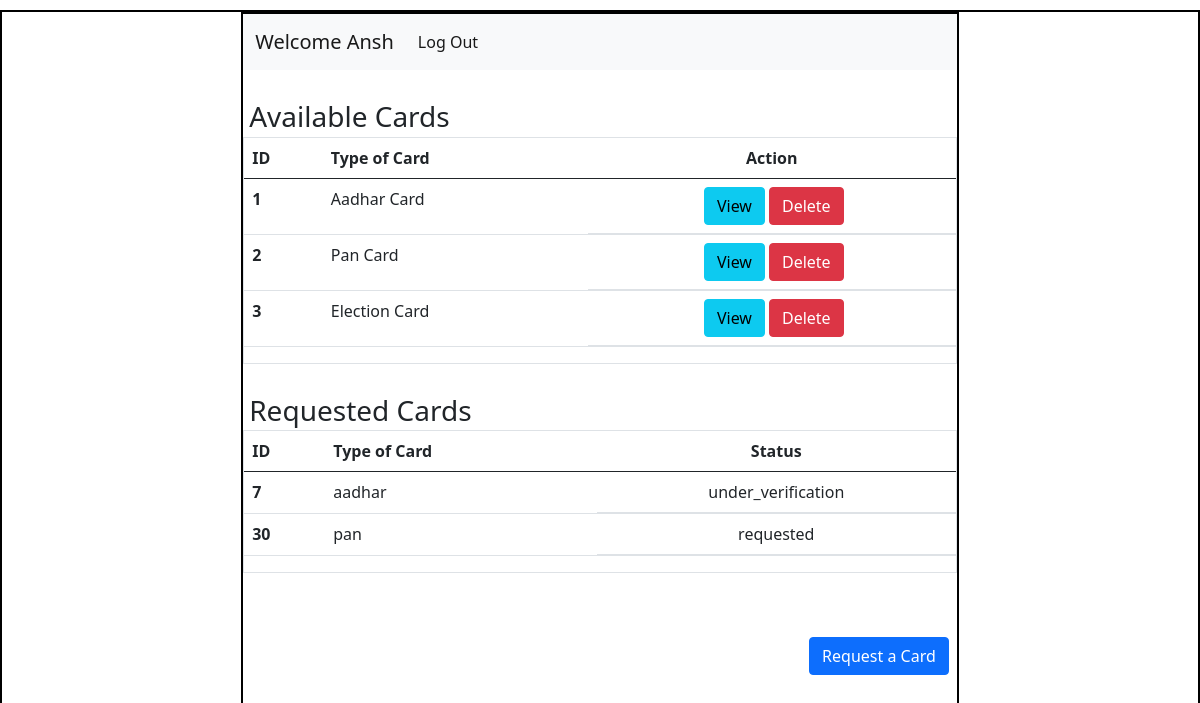
Page /home/2 on the committed database.
### application/models.py (models this page shows)
class User(db.Model):
    id = db.Column(db.Integer(),primary_key = True)
    username = db.Column(db.String(),unique=True,nullable = False)
    email = db.Column(db.String(),unique = True, nullable = False)
    password = db.Column(db.String(),nullable= False)
    type = db.Column(db.String(),default ="general")
    details = db.relationship("Info",backref = "creator")

class Info(db.Model):
    id = db.Column(db.Integer(),primary_key= True)
    atr_name = db.Column(db.String(), nullable=False)
    atr_value = db.Column(db.String(),nullable = False)
    c_name = db.Column(db.String(),nullable = False)
    user_id = db.Column(db.Integer(),db.ForeignKey("user.id"),nullable= False)

### application/controllers.py (the view)
@app.route("/home/<int:user_id>")
def user_dash(user_id):
    this_user = User.query.filter_by(id=user_id).first()
    return render_template("user_dash.html",this_user=this_user)

### templates/user_dash.html (shortened to what this page needs)
<!DOCTYPE html>
<html lang="en">
<head>
    <link rel="stylesheet" href="/static/style.css">
    <link href="https://cdn.jsdelivr.net/npm/bootstrap@5.0.2/dist/css/bootstrap.min.css" rel="stylesheet">
</head>
<body>
    <div id="main">
        <div id="canvas">
            <nav class="navbar navbar-expand-lg navbar-light bg-light">
                <div class="container-fluid">
                  <a class="navbar-brand" href="#">Welcome {{this_user.username}}</a>
                  <div class="collapse navbar-collapse" id="navbarSupportedContent">
                    <ul class="navbar-nav me-auto mb-2 mb-lg-0">
                      <li class="nav-item">
                        <a class="nav-link active" aria-current="page" href="/login">Log Out</a>
                      </li>
                    </ul>
                  </div>
                </div>
            </nav>
            <div id="content">
                <h3 class="headings">Available Cards</h3>
                <div class="table border">
                    <table class="table">
                        <thead>
                          <tr>
                            <th scope="col">ID</th>
                            <th scope="col">Type of Card</th>
                            <th scope="col" class="text-center">Action</th>
                          </tr>
                        </thead>
                        <tbody>
                          <tr>
                            <th scope="row">1</th>
                            <td>Aadhar Card</td>
                            <td class="d-flex justify-content-center">
                                <a href="" type="button" class="btn btn-info mx-1" >View</a>
                                <a href="" type="button" class="btn btn-danger">Delete</a>
                            </td>
                          </tr>
                          <tr>
                            <th scope="row">2</th>
                            <td>Pan Card</td>
                            <td class="d-flex justify-content-center">
                                <a href="" type="button" class="btn btn-info mx-1">View</a>
                                <a href="" type="button" class="btn btn-danger">Delete</a>
                            </td>
                          </tr>
                          <tr>
                            <th scope="row">3</th>
                            <td>Election Card</td>
                            <td class="d-flex justify-content-center">
                                <a href="" type="button" class="btn btn-info mx-1">View</a>
                                <a href="" type="button" class="btn btn-danger">Delete</a>
                            </td>
                          </tr>
                        </tbody>
                      </table>
                </div>
                <h3 class="headings">Requested Cards</h3>
                <div class="table border">
                    <table class="table ">
                        <thead>
                          <tr>
                            <th scope="col">ID</th>
                            <th scope="col">Type of Card</th>
                            <th scope="col" class="text-center">Status</th>
                          </tr>
                        </thead>
                        <tbody>
                          {% for info in this_user.details %}
                            {% if info.atr_name == "status" %}
                              <tr>
                                <th scope="row">{{info.id}}</th>
                                <td>{{info.c_name}}</td>
                                <td class="d-flex justify-content-center">{{info.atr_value}}</td>
                              </tr>
                            {% endif %}
                          {% endfor %}
                        </tbody>
                      </table>
                </div>
                <div class="text-end">
                    <a href="/request_card/{{this_user.id}}" type="button" class="btn btn-primary mx-2 my-5">Request a Card</a>
                </div>
            </div>
        </div>
    </div>
</body>
</html>

### static/style.css (style rules this page uses)
* { margin:0px; }
#main,#canvas { border:2px solid black; margin-top: 10px; }
#canvas { width: 60%; margin: auto; height:800px; }
.headings { margin:3px; padding-left:3px ; margin-top: 30px; }

### rows in the picture
User: username "Ansh"
Info: id "7", c_name "aadhar", atr_value "under_verification"
Info: id "30", c_name "pan", atr_value "requested"
